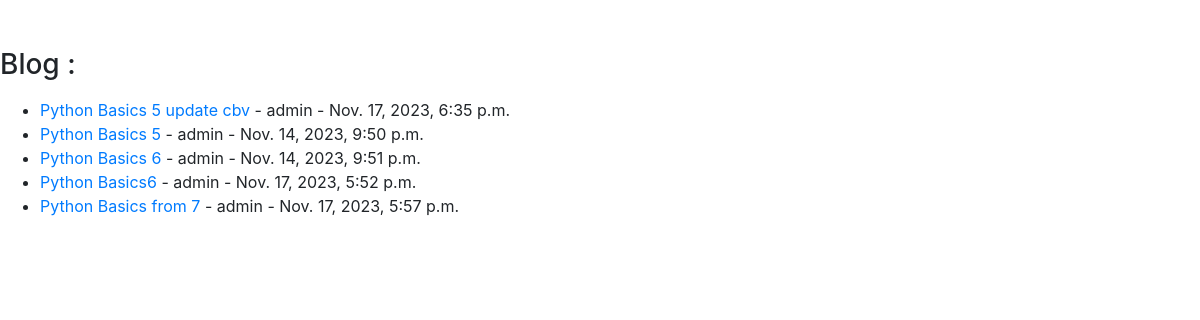
The page /posts/ on the database as committed earlier.
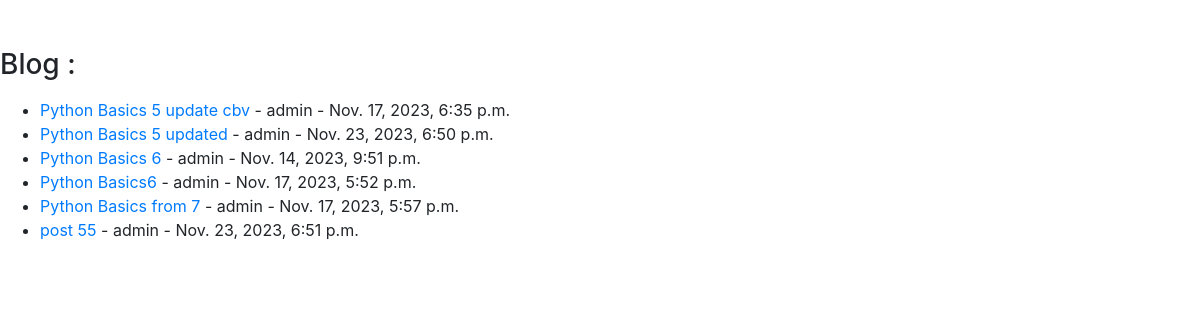
The same page on the database as committed later.
### posts/models.py (models this page shows)
class Post (models.Model):
    author          = models.ForeignKey(User,related_name='post_author',on_delete=models.CASCADE)
    title           = models.CharField(max_length=100)
    content         = models.TextField(max_length=20000)
    draft           = models.BooleanField(default=True)
    publish_date    = models.DateTimeField(auto_now=True)
    tags            = TaggableManager()
    image           = models.ImageField(upload_to='post')
    category        = models.ForeignKey('Category',related_name='post_category',on_delete=models.SET_NULL,null=True)
    def __str__(self):
        return self.title

### posts/views.py (the view)
# urls.py: path('posts/',post_list),
def post_list (request):
    data = Post.objects.all()
    context = {
        'object_list' : data
    }
    return render(request,'posts/post_list.html',context)

### posts/templates/posts/post_list.html (shortened to what this page needs)
<!doctype html>
<html lang="en">
  <head>
    <link rel="stylesheet" href="https://cdn.jsdelivr.net/npm/bootstrap@4.1.3/dist/css/bootstrap.min.css">
  </head>
  <body>
    <div class="contaier mt-5">
        <h3 class="my-3">Blog : </h3>
        <ul>
            {% for post in object_list %}
            <li><a href="/posts/{{ post.id }}">{{ post }}</a> - {{ post.author }} - {{ post.publish_date }}</li>
            {% endfor %}
        </ul>
    </div>
  </body>
</html>

Rows that differ between the two databases and show on the page:
changed Post: title "Python Basics 5" → "Python Basics 5 updated"; publish_date "Nov. 14, 2023, 9:50 p.m." → "Nov. 23, 2023, 6:50 p.m."
added Post: title "post 55", author "admin", publish_date "Nov. 23, 2023, 6:51 p.m."
